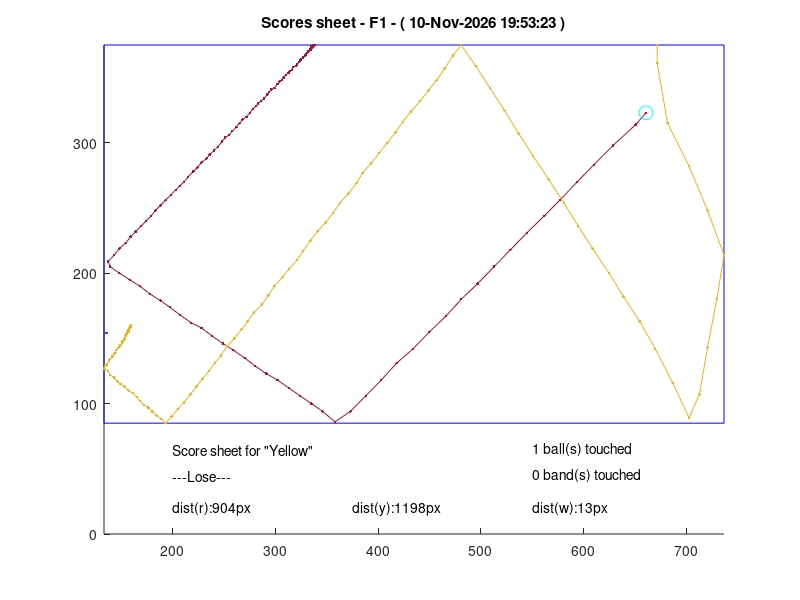

MATLAB code to generate this figure:
clc; clear; close all

X_Red=[656 656 656 656 656 656 656 656 656 656 656 656 656 656 646 624 605 589 572 557 540 524 508 492 476 461 445 429 413 398 383 368 353 341 330 319 308 297 286 275 265 254 244 233 223 213 202 192 183 173 163 153 143 134 132 138 143 149 154 159 164 169 174 178 183 188 193 198 202 206 210 215 219 223 228 231 235 239 243 246 250 253 257 260 263 267 270 273 276 278 281 284 287 289 291 294 297 299 301 303 305 308 309 311 312 315 316 318 319 320 322 322 324 325 326 326 327 329 329 329 330 330 330 331 331 331 332 332 332 332 332 333];
Y_Red=[152 152 152 152 152 152 152 152 152 152 152 152 152 152 161 177 192 205 219 231 244 257 270 283 295 308 320 333 344 357 369 381 389 381 375 369 363 357 352 346 340 334 329 323 317 313 307 301 296 291 285 280 275 270 266 261 256 252 247 243 239 235 231 227 223 219 215 211 208 205 201 197 194 190 187 184 181 178 174 171 169 166 163 160 157 155 152 149 147 145 143 141 138 136 134 133 130 128 127 125 123 121 120 119 117 116 115 113 112 111 110 109 108 107 106 106 105 104 104 103 103 102 101 101 101 101 101 100 100 100 100 100];
X_Yellow=[667 667 667 667 667 667 667 667 667 667 667 667 667 667 677 698 716 732 725 716 708 698 682 665 650 634 620 604 590 576 561 546 532 518 504 490 476 468 460 452 444 436 427 419 412 404 396 388 380 374 366 358 351 344 336 329 322 316 308 302 294 288 282 274 268 262 255 248 242 236 230 224 218 212 206 200 194 188 184 179 175 171 167 163 160 156 152 148 144 141 138 134 132 128 129 131 133 134 136 138 139 140 142 144 144 146 146 148 148 149 150 150 151 152 152 152 152 153 153 154 154 154 154 154 154 154 154 154 154 154 154 154];
Y_Yellow=[100 100 100 100 100 100 100 100 100 100 100 100 100 114 160 193 227 261 295 332 368 386 359 333 312 293 275 256 239 221 203 185 168 150 133 116 100 108 118 127 135 143 151 159 167 175 183 191 198 206 214 221 229 236 243 250 258 265 272 278 285 292 299 305 312 318 325 331 338 344 350 356 362 368 374 379 385 390 387 384 381 378 376 373 370 367 365 362 360 358 355 353 350 348 346 345 342 341 339 337 336 334 332 331 330 328 327 326 325 323 322 321 320 320 319 318 317 317 317 316 316 315 315 315 315 315 315 315 315 315 315 315];
X_White=[131 131 130 130 130 130 130 130 130 130 130 130 130 130 130 130 131 131 131 131 131 131 131 131 131 131 131 131 131 130 130 130 130 130 130 130 130 130 130 130 130 130 130 130 130 130 130 130 130 131 131 131 131 131 131 131 131 131 131 130 130 130 130 130 130 130 130 130 130 130 130 130 130 130 130 130 130 130 131 131 131 131 131 131 131 131 131 131 131 130 130 130 130 130 130 130 130 130 130 130 130 131 130 131 131 131 131 131 131 131 131 130 131 130 130 130 130 130 130 130 130 130 130 130 130 130 130 130 130 130 130 130];
Y_White=[321 321 321 321 321 321 321 321 321 321 321 321 321 321 321 321 321 321 321 321 321 321 321 321 321 321 321 321 321 321 321 321 321 321 321 321 321 321 321 321 321 321 321 321 321 321 321 321 321 321 321 321 321 321 321 321 321 321 321 321 321 321 321 321 321 321 321 321 321 321 321 321 321 321 321 321 321 321 321 321 321 321 321 321 321 321 321 321 321 321 321 321 321 321 321 321 321 321 321 321 321 321 321 321 321 321 321 321 321 321 321 321 321 321 321 321 321 321 321 321 321 321 321 321 321 321 321 321 321 321 321 321];
H=480;
Line='.-';
Sequence='1';
Ball_Touch=[0	1	1];
Band_Touch=[0	1	0];

%*******************************************************
%Name of file ......... : Analyse.m

%Authors...... : MERY Tom, LELIEVRE Maxime
%Version...... : 05/06/2020
 
%********************************************************

%% Origin inversion and Top-Left coordinate to center of balls coordinate :
X_Red=X_Red+5;
X_Yellow=X_Yellow+5;
X_White=X_White+5;
Y_Red=H-Y_Red-5;
Y_Yellow=H-Y_Yellow-5;
Y_White=H-Y_White-5;

%% Define X, Y and player :
%More details about this part are available on PDF documentation
X=[X_Red;X_Yellow;X_White];
Y=[Y_Red;Y_Yellow;Y_White];
player={'Red','Yellow','White'};

%% Detection of Billard Box :
Xmin=min([X_Red X_Yellow X_White]);
Ymin=min([Y_Red Y_Yellow Y_White]);
Xmax=max([X_Red X_Yellow X_White]);
Ymax=max([Y_Red Y_Yellow Y_White]);

%% Create displacement vector :
%More details about this part are available on PDF documentation
D=[-(diff(X_Red)+1i*diff(Y_Red));...
    -(diff(X_Yellow)+1i*diff(Y_Yellow));...
    -(diff(X_White)+1i*diff(Y_White))];

%% Find and Replace outliers :
%More details about this part are available on PDF documentation
Oi_R=find(isoutlier(sqrt(X_Red.^2+Y_Red.^2),'movmedian',5));
Oi_Y=find(isoutlier(sqrt(X_Yellow.^2+Y_Yellow.^2),'movmedian',5));
Oi_W=find(isoutlier(sqrt(X_White.^2+Y_White.^2),'movmedian',5));

Oi_R=intersect(Oi_R,find(abs(D(1,:))>200));
Oi_Y=intersect(Oi_Y,find(abs(D(2,:))>200));
Oi_W=intersect(Oi_W,find(abs(D(3,:))>200));

X_Red(Oi_R)=(X_Red(Oi_R-1)+X_Red(Oi_R+1))/2;
Y_Red(Oi_R)=(Y_Red(Oi_R-1)+Y_Red(Oi_R+1))/2;
X_Yellow(Oi_Y)=(X_Yellow(Oi_Y-1)+X_Yellow(Oi_Y+1))/2;
Y_Yellow(Oi_Y)=(Y_Yellow(Oi_Y-1)+Y_Yellow(Oi_Y+1))/2;
X_White(Oi_W)=(X_White(Oi_W-1)+X_White(Oi_W+1))/2;
Y_White(Oi_W)=(Y_White(Oi_W-1)+Y_White(Oi_W+1))/2;

D=[-(diff(X_Red)+1i*diff(Y_Red));...
    -(diff(X_Yellow)+1i*diff(Y_Yellow));...
    -(diff(X_White)+1i*diff(Y_White))];

%% Distance :
dist_r=round(sum(abs(D(1,:))));
dist_y=round(sum(abs(D(2,:))));
dist_w=round(sum(abs(D(3,:))));

%% Define the order of movement of the balls :
%More details about this part are available on PDF documentation
dmin=sqrt(2);
i_Red=find(abs(D(1,:))>dmin,1); 
i_Yellow=find(abs(D(2,:))>dmin,1);
i_White=find(abs(D(3,:))>dmin,1);

idx=sort([i_Red i_Yellow i_White]);
idx1=idx(1); idx2=idx(2);
if length(idx)==2
    idx3=[];
else
    idx3=idx(3);
end
i_Red(isempty(i_Red))=0; 
i_Yellow(isempty(i_Yellow))=0; 
i_White(isempty(i_White))=0;

b1=find([idx1==i_Red idx1==i_Yellow idx1==i_White]);
b2=find([idx2==i_Red idx2==i_Yellow idx2==i_White]);
b3=find([idx3==i_Red idx3==i_Yellow idx3==i_White]);
X_1=X(b1,:); Y_1=Y(b1,:);

%% BandTouch :
%More details about this part are available on PDF documentation
BdT=(sign(real([D(:,1) D]))~=sign(real([D D(:,end)])))...
    |(sign(imag([D(:,1) D]))~=sign(imag([D D(:,end)])));
BdT=BdT&((Xmax-10<=X(b1,:))|(Ymax-10<=Y(b1,:))|(Xmin+10>=X(b1,:))|(Ymin+10>=Y(b1,:)))...
    &(abs(angle([D(:,1) D])-angle([D D(:,end)]))>=0.5);
BdT(:,1:idx2)=0;
BdT(:,idx3:end)=0;

%% Result :
Bandtouched=sum(BdT(b1,idx2:idx3));
Balltouched=length([idx2 idx3]);
if Balltouched==2 && Bandtouched>=3
    Result='Win';
else
    Result='Lose';
end

%% Create score sheet :
figure(1);
hold on;
rectangle('Position',[Xmin Ymin Xmax-Xmin Ymax-Ymin],'EdgeColor','b')
axis([Xmin Xmax 0 Ymax]);
text(200,Ymin-20,['Score sheet for "',char(player(b1)),'"']);
text(200,Ymin-40,['---',Result,'---']);
text(200,20,['dist(r):',num2str(dist_r),'px']);
text(375,20,['dist(y):',num2str(dist_y),'px']);
text(550,20,['dist(w):',num2str(dist_w),'px']);
text(550,Ymin-20,[num2str(Balltouched),' ball(s) touched']);
text(550,Ymin-40,[num2str(Bandtouched),' band(s) touched']);
if Bandtouched
        plot(X_1(BdT(b1,:)), Y_1(BdT(b1,:)), '.','Color',Band_Touch,'MarkerSize',25);
end
plot(X_White,Y_White,Line,'Color','#7E2F8E');
plot(X_Red,Y_Red,Line,'Color','#A2142F');
plot(X_Yellow,Y_Yellow,Line,'Color','#EDB120');
title(['Scores sheet - F',Sequence,' - ( ',datestr(now),' )']);
plot(X(b2,idx2), Y(b2,idx2),'o','Color',Ball_Touch,'MarkerSize',10);
plot(X(b3,idx3), Y(b3,idx3),'o','Color',Ball_Touch,'MarkerSize',10);
saveas(gcf,['ScoreSheet_F',Sequence,'.pdf'],'pdf');



